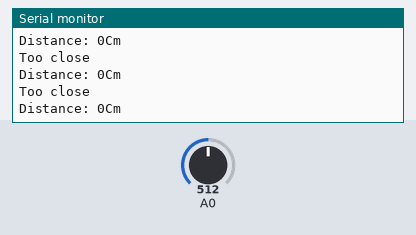
Bench run of a sketch on a simulated Arduino Uno, built with avr-gcc and run on an emulated ATmega328P. Parts: the last lines printed to the serial monitor. The test bench sets the inputs (shaded band); at power-on: A0 = 512.

Above: at 1.2 s.
1.3 s: A0 set to 80
At 1.69 s:
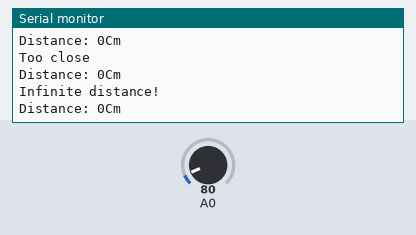
3.2 s: A0 set to 100
At 3.44 s:
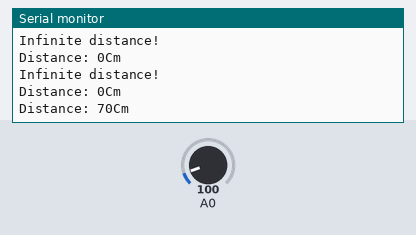

The sketch:

lab9_code.ino
```cpp
//SSG336 LAB 9

float sensor = 0; int cm = 0;
void setup() {
  Serial.begin(9600);
  // put your setup code here, to run once:

}
void loop() {
  sensor = analogRead(0);
  if(sensor<=90)
  {
    Serial.println("Infinite distance!");
  }else if(sensor<100)
  {
   cm= 80;
  }else if(sensor<110)
  {
   cm= 70;
  }else if(sensor<118)
  {
   cm= 60;
  }else if(sensor<147)
  {
   cm= 50;
  }else if(sensor<188)
  {
   cm= 40;
  }else if(sensor<230)
  {
   cm= 30;
  }
  else if(sensor<302)
  {
   cm= 25;
  }
  else if(sensor<360)
  {
   cm= 20;
  }
  else if(sensor<505)
  {
   cm= 15;
  }
  else if(sensor<510)
  {
   cm= 10;
  }
  else if(sensor>=510)
  {
    Serial.println("Too close");
  }
  Serial.print("Distance: ");
  Serial.print(cm);
  Serial.println("Cm"); delay(250);
  // put your main code here, to run repeatedly:

}
```

Measured:
- after the input at 1.3 s, the serial monitor: prints a new line after 0.20 s (image 1)
- after the input at 3.2 s, the serial monitor: prints a new line after 0.06 s (image 2)
